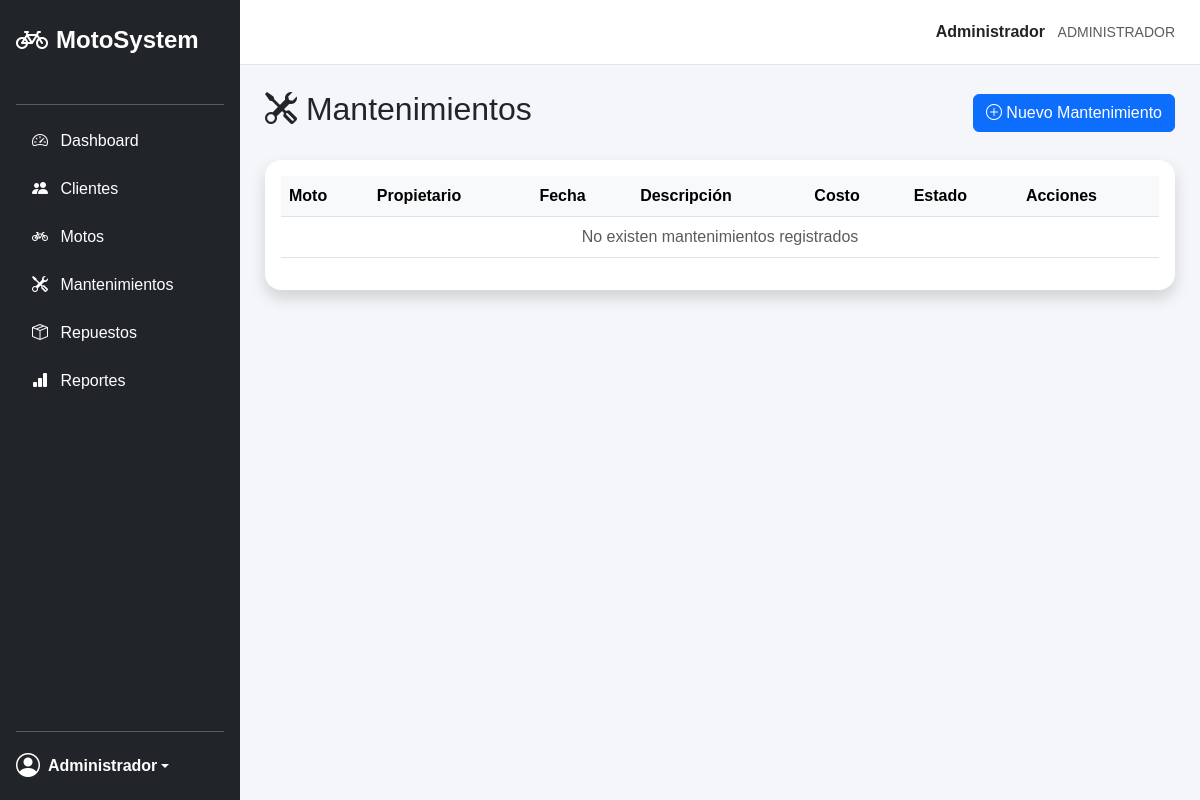
Before: /views/mantenimientos/index.php (signed in) with the older database file.
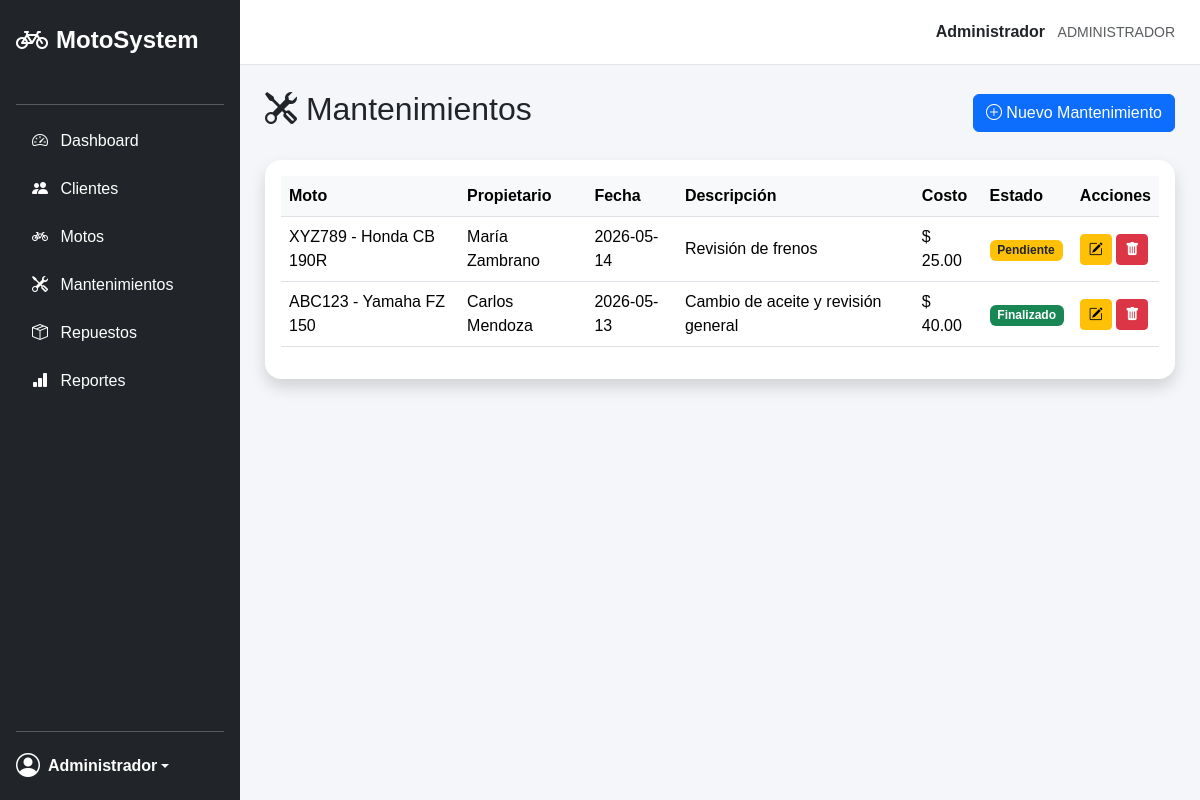
After: the same page with the newer database file.
### tables this page shows
CREATE TABLE mantenimientos (
    id_mantenimiento INT AUTO_INCREMENT PRIMARY KEY,
    id_moto INT NOT NULL,
    fecha DATE NOT NULL,
    descripcion TEXT NOT NULL,
    costo DECIMAL(10,2) NOT NULL DEFAULT 0.00,
    estado ENUM('Pendiente', 'Finalizado') NOT NULL DEFAULT 'Pendiente',
    fecha_registro TIMESTAMP DEFAULT CURRENT_TIMESTAMP,

     
    FOREIGN KEY (id_moto) REFERENCES motos(id_moto)
);

CREATE TABLE motos (
    id_moto INT AUTO_INCREMENT PRIMARY KEY,
    id_cliente INT NOT NULL,
    placa VARCHAR(20) NOT NULL UNIQUE,
    marca VARCHAR(50) NOT NULL,
    modelo VARCHAR(50) NOT NULL,
    anio INT,
    color VARCHAR(30),
    cilindraje VARCHAR(30),
    estado TINYINT DEFAULT 1,
    fecha_registro TIMESTAMP DEFAULT CURRENT_TIMESTAMP,

     
    FOREIGN KEY (id_cliente) REFERENCES clientes(id_cliente)
);

CREATE TABLE clientes (
    id_cliente INT AUTO_INCREMENT PRIMARY KEY,
    cedula VARCHAR(20) NOT NULL UNIQUE,
    nombres VARCHAR(100) NOT NULL,
    apellidos VARCHAR(100) NOT NULL,
    telefono VARCHAR(20),
    correo VARCHAR(100),
    direccion VARCHAR(150),
    estado TINYINT DEFAULT 1,
    fecha_registro TIMESTAMP DEFAULT CURRENT_TIMESTAMP
);

### config/conexion.php (called while the page is built, shortened)
<?php
class Conexion
{
    private $host = "localhost";
    private $puerto = 3306;
    private $usuario = "root";
    private $password = "1234";
    private $base_datos = "sistema_motos";
    public function conectar()
    {
        try {
            $conexion = new mysqli(
                $this->host,
                $this->usuario,
                $this->password,
                $this->base_datos,
                $this->puerto
            );
            $conexion->set_charset("utf8");
            return $conexion;
        } catch (mysqli_sql_exception $e) {
            die("Error de conexión a la base de datos: " . $e->getMessage());
        }
    }
}
?>

### models/Mantenimiento.php (called while the page is built, shortened)
<?php
require_once __DIR__ . "/../config/conexion.php";
class Mantenimiento {
    private $conexion;
    public function __construct() {
        $database = new Conexion();
        $this->conexion = $database->conectar();
    }
    public function obtenerTodos() {
        $sql = "SELECT mantenimientos.*,
                       motos.placa,
                       motos.marca,
                       motos.modelo,
                       clientes.nombres,
                       clientes.apellidos
                FROM mantenimientos
                INNER JOIN motos
                ON mantenimientos.id_moto = motos.id_moto
                INNER JOIN clientes
                ON motos.id_cliente = clientes.id_cliente
                ORDER BY mantenimientos.id_mantenimiento DESC";
        $resultado = $this->conexion->query($sql);
        $mantenimientos = [];
        while ($fila = $resultado->fetch_assoc()) {
            $mantenimientos[] = $fila;
        }
        return $mantenimientos;
    }
}
?>

### views/mantenimientos/index.php (the view, shortened to what the changed rows need)
<?php
require_once "../../models/Mantenimiento.php";
$modelo = new Mantenimiento();
$mantenimientos = $modelo->obtenerTodos();
?>
<div class="d-flex justify-content-between align-items-center mb-4">
    <h2>
        <i class="bi bi-tools"></i>
        Mantenimientos
    </h2>
</div>
<div class="card border-0 shadow rounded-4">
    <div class="card-body">
        <div class="table-responsive">
            <table class="table table-hover align-middle">
                <thead class="table">
                    <tr>
                        <th>Moto</th>
                        <th>Propietario</th>
                        <th>Fecha</th>
                        <th>Descripción</th>
                        <th>Costo</th>
                        <th>Estado</th>
                        <th>Acciones</th>
                    </tr>
                </thead>
                <tbody>
                    <?php if (!empty($mantenimientos)): ?>
                        <?php foreach ($mantenimientos as $mantenimiento): ?>
                            <tr>
                                <td>
                                    <?php
                                    echo $mantenimiento["placa"] . " - " .
                                         $mantenimiento["marca"] . " " .
                                         $mantenimiento["modelo"];
                                    ?>
                                </td>
                                <td>
                                    <?php
                                    echo $mantenimiento["nombres"] . " " .
                                         $mantenimiento["apellidos"];
                                    ?>
                                </td>
                                <td>
                                    <?php echo $mantenimiento["fecha"]; ?>
                                </td>
                                <td>
                                    <?php echo $mantenimiento["descripcion"]; ?>
                                </td>
                                <td>
                                    $ <?php echo $mantenimiento["costo"]; ?>
                                </td>
                                <td>
                                    <?php if ($mantenimiento["estado"] == "Pendiente"): ?>
                                        <span class="badge bg-warning text-dark">
                                            Pendiente
                                        </span>
                                    <?php else: ?>
                                        <span class="badge bg-success">
                                            Finalizado
                                        </span>
                                    <?php endif; ?>
                                </td>
                                <td>
                                    <a
                                        href="editar.php?id=<?php echo $mantenimiento['id_mantenimiento']; ?>"
                                        class="btn btn-warning btn-sm"
                                    >
                                        <i class="bi bi-pencil-square"></i>
                                    </a>
<button
    type="button"
    class="btn btn-danger btn-sm btn-eliminar-mantenimiento"
    data-url="../../controllers/MantenimientoController.php?eliminar=<?php echo $mantenimiento['id_mantenimiento']; ?>"
>
    <i class="bi bi-trash-fill"></i>
</button>
                                </td>
                            </tr>
                        <?php endforeach; ?>
                    <?php else: ?>
                        <tr>
                            <td colspan="7" class="text-center text-muted">
                                No existen mantenimientos registrados
                            </td>
                        </tr>
                    <?php endif; ?>
                </tbody>
            </table>
        </div>
    </div>
</div>
<?php
include "../layouts/app.php";
?>

Changed rows visible on the page:
added mantenimientos: id_moto.placa "XYZ789", id_moto.marca "Honda", id_moto.modelo "CB 190R", clientes.nombres "María", clientes.apellidos "Zambrano", fecha "2026-05-14", descripcion "Revisión de frenos", costo "25.00", estado "Pendiente"
added mantenimientos: id_moto.placa "ABC123", id_moto.marca "Yamaha", id_moto.modelo "FZ 150", clientes.nombres "Carlos", clientes.apellidos "Mendoza", fecha "2026-05-13", descripcion "Cambio de aceite y revisión general", costo "40.00", estado "Finalizado"
Other visible differences:
text no longer shown: "No existen mantenimientos registrados"
